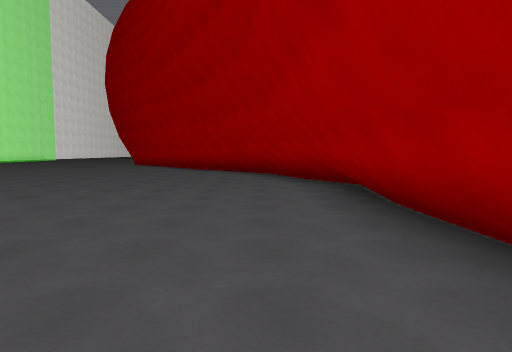
[1] (above)

24 first-person views from a walk through a 3-D level made in the Unity game engine. The camera is 1.5 m above the floor, tilts 4° down and sees 75° across. The floor is counted in squares, 2 m on a side. Each view is taken from the middle of a square. On the plan, view 1 faces up. The plan holds only what a view shows up to about 11 squares ahead; the rest is blank. The place goes on beyond the plan. The player character is not drawn. Surface patterns are stand-ins for the level's own textures.

[2]
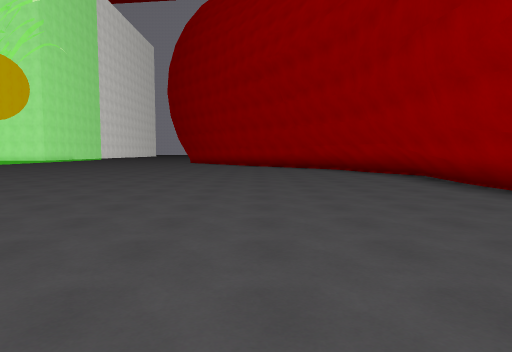

[3]
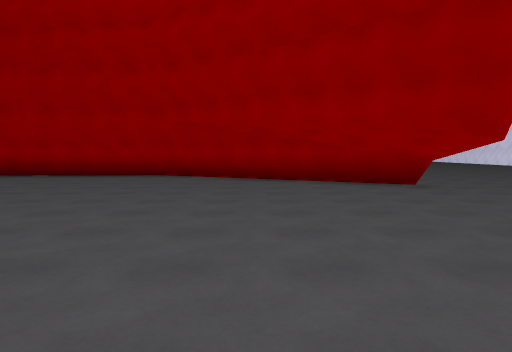

[4]
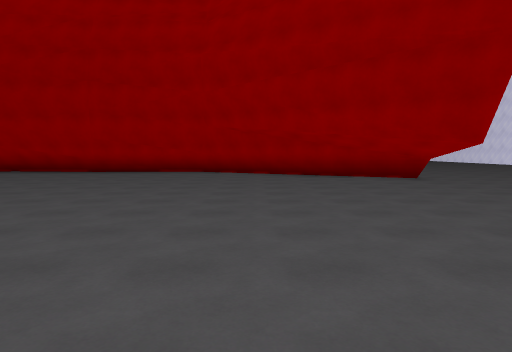

[5]
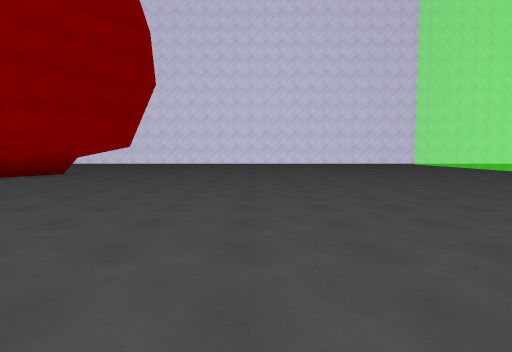

[6]
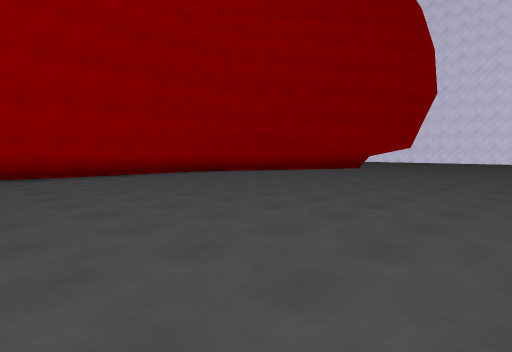

[7]
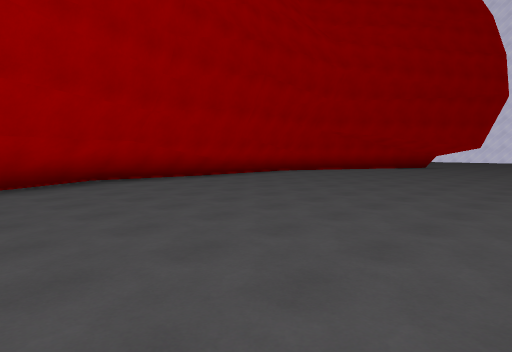

[8]
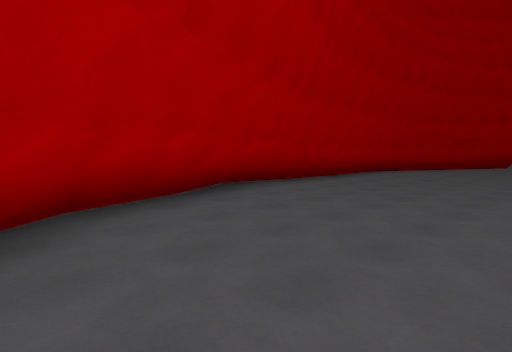

[9]
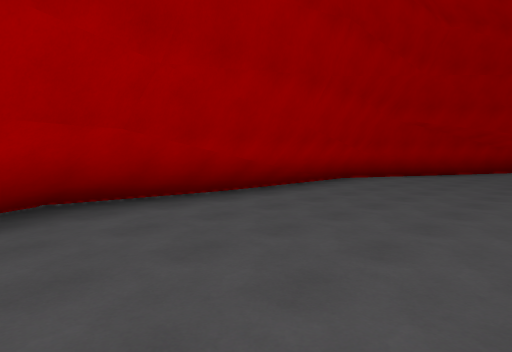

[10]
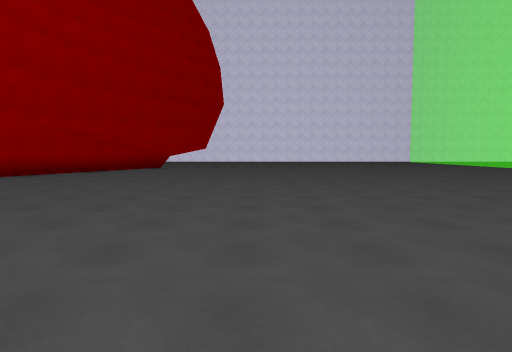

[11]
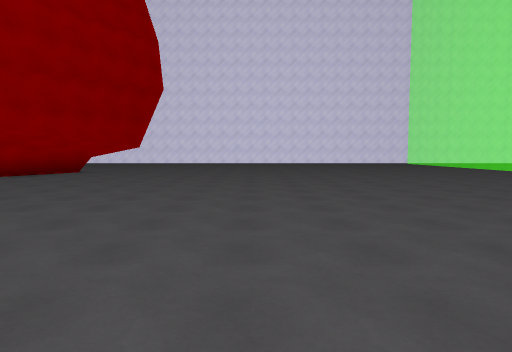

[12]
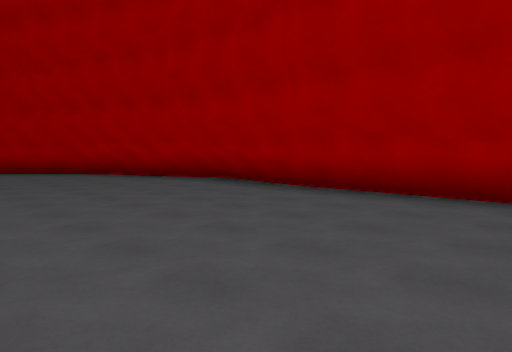

[13]
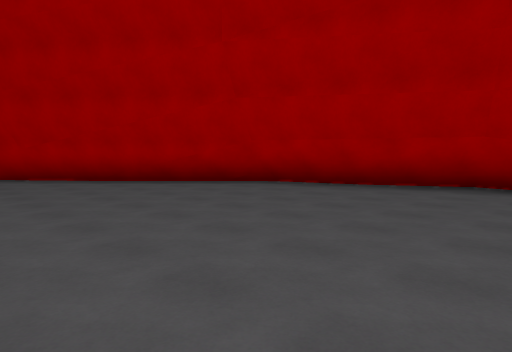

[14]
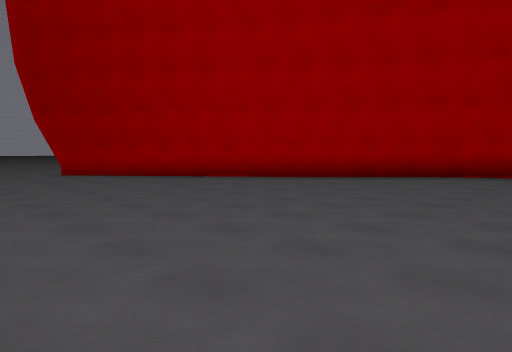

[15]
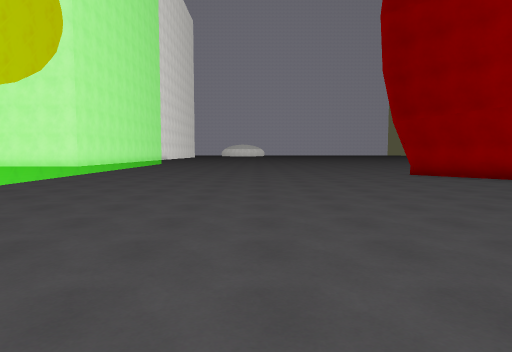

[16]
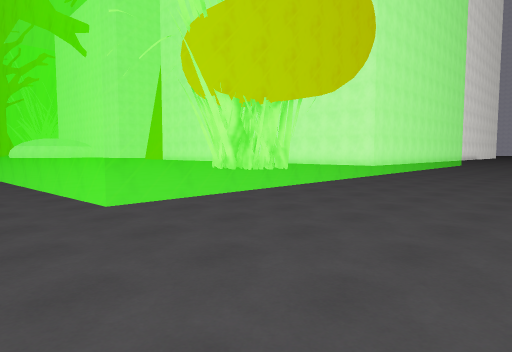

[17]
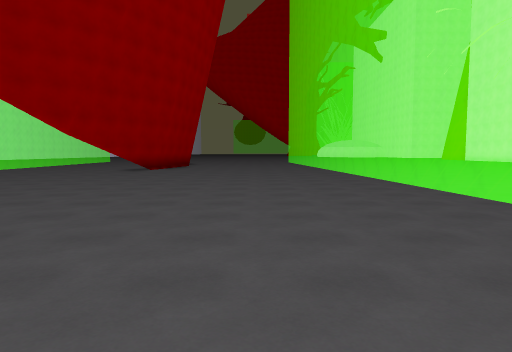

[18]
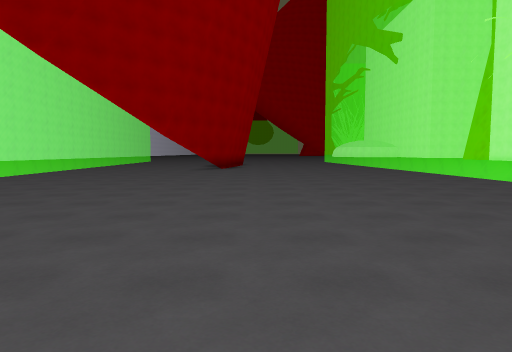

[19]
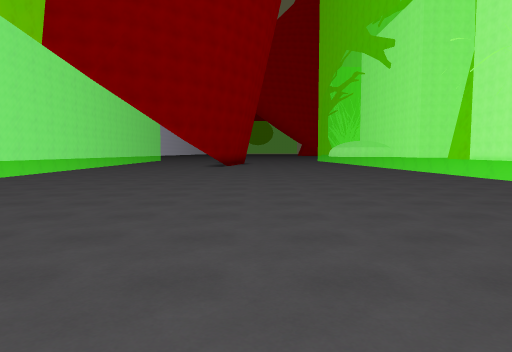

[20]
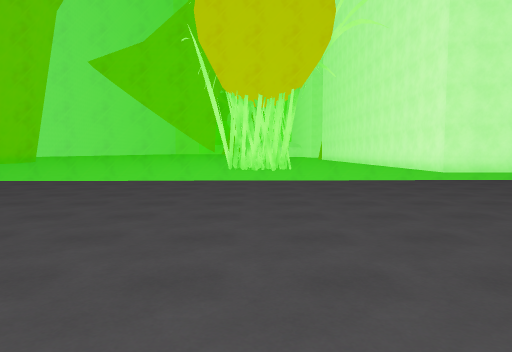

[21]
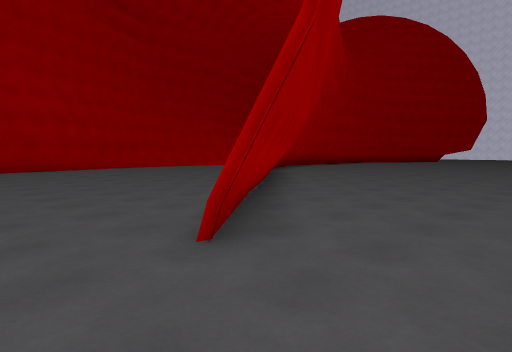

[22]
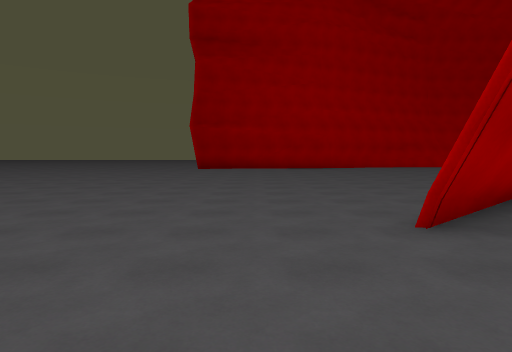

[23]
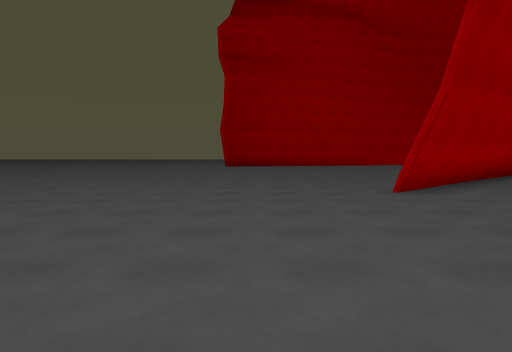

[24]
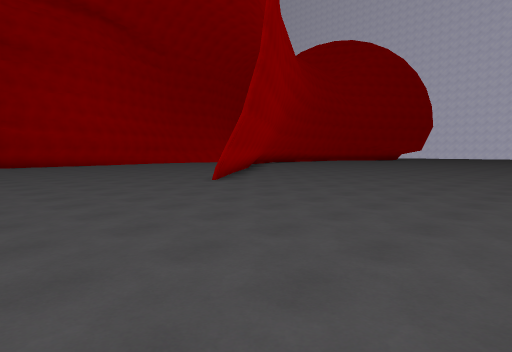

### Floor plan
Key: @ floor where view 1 was taken; # wall or solid block; . floor; / step, stairs or slope; = window, fence, low wall or low ledge.
Columns run from 27 left of view 1 to 2 right of it. Each row starts with its distance up from view 1.
 27       ===.. ................
 26       ===...................
 25       ===...................
 24       ===...................
 23       ===...................
 22       ===...................
 21       ===..........##.........
 20       ===...........#=........
 19       ===............#.......
 18       ===............##.....
 17      ====.............##...
 16   = =====..............##
 15   =======...............#
 14   =======................#
 13  ========................##/
 12 =========.................#/.
 11   .........................//
 10   ............. ...........//
  9   ...........   ...........///
  8   ............. ............//
  7   ..........................//
  6   ..........................#/
  5   ..........................#/
  4   ..........................#/
  3   ..........................##
  2   ...........................#
  1   ........... ...............#
  0   ..........  .............@.#
 -1    ........  ...............##
 -2    ......    ...............#
 -3    =  =     ...............##
 -4             ...............#
 -5            ...............##
 -6            ...............#

Positions as (right, up) in squares from view 1, and headings:
1: (0, 0), facing up
2: (-3, -3), facing up
3: (-9, -3), facing right
4: (-11, -2), facing right
5: (-8, 5), facing down
6: (-9, 8), facing down-right
7: (-7, 11), facing down-right
8: (-4, 13), facing down-right
9: (-3, 9), facing down-right
10: (-6, 10), facing down
11: (-8, 6), facing down
12: (-4, 0), facing up-right
13: (-6, 6), facing up-right
14: (-11, 9), facing up-right
15: (-13, 10), facing up
16: (-14, 10), facing up-left
17: (-14, 8), facing left
18: (-13, 5), facing left
19: (-10, 5), facing left
20: (-10, 21), facing left
21: (-10, 23), facing down-right
22: (-11, 23), facing right
23: (-14, 24), facing right
24: (-15, 27), facing down-right
